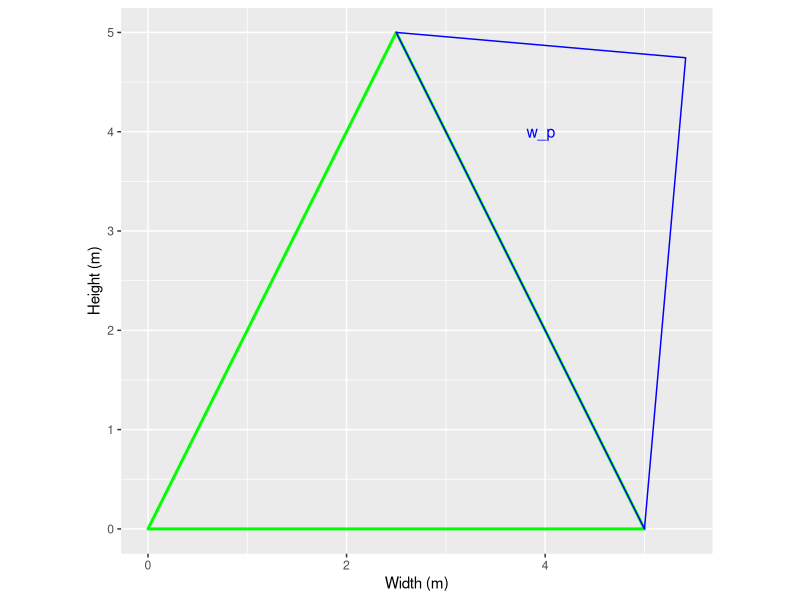

The R script that drew this image:
## ---- chunk 1
# Load ggplot2 library
library(ggplot2)

# Define parameters
h_t <- 5
w_t <- 5
theta_h <- 5 * (pi/180)

theta_b <- atan((w_t/2) / h_t)
stopifnot(theta_b<(pi/4))
h_s <- sqrt(h_t^2 + (w_t/2)^2)
w_p <- sin(theta_b + theta_h) * h_s
h_c <- sin(theta_h) * (w_p)
x <- h_c / tan(theta_h)

# Calculate w_b (the top side of the blue triangle)
w_b <- sqrt((w_t / 2)^2 + h_t^2)  # Using Pythagoras to calculate the top side

# Define the points of the green triangle
triangle_data <- data.frame(
  x = c(0, w_t, w_t / 2),
  y = c(0, 0, h_t),
  label = c("0", "w_c", "h_c")
)

# Define the points of the blue triangle
triangle_data2 <- data.frame(
  x = c(w_t / 2, w_t, (w_t / 2) + x),
  y = c(h_t, 0, h_t - h_c),
  label = c("0", "w_c", "h_c")
)

# Plot the triangle with labels
ggplot(triangle_data, aes(x, y)) +
  geom_polygon(fill = NA, color = "green", size = 1) +  # Create the green triangle
  geom_polygon(data = triangle_data2, aes(x, y), colour = "blue", fill = NA) +  # Blue triangle
  annotate("text", x = (w_t / 2 + (w_t / 2 + x)) / 2, y = h_t-1, label = "w_p", size = 4, color = "blue") +
  labs(x = "Width (m)", y = "Height (m)") +
  coord_fixed(ratio = 1)  # Ensure the triangle's proportions are fixed


